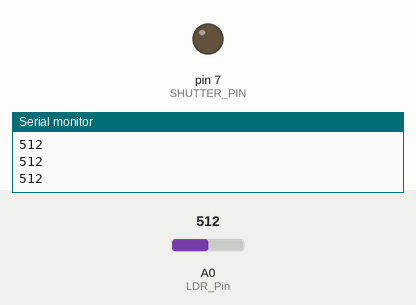
This sketch was run on a simulated Arduino Uno, built with avr-gcc and run on an emulated ATmega328P. On the bench: output pins drawn as LEDs (lit = HIGH), the last lines printed to the serial monitor. The test bench sets the inputs (shaded band); at power-on: A0 (LDR_Pin) = 512.

Above: at 1.2 s.
1.3 s: A0 (LDR_Pin) set to 671
2.8 s: A0 (LDR_Pin) set to 687
At 3.0 s:
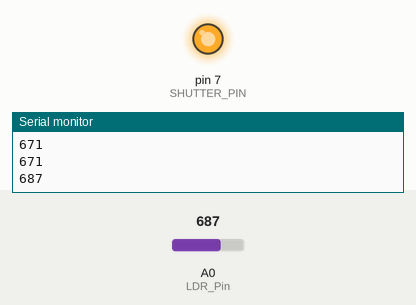
5.8 s: A0 (LDR_Pin) set to 670
At 6.7 s:
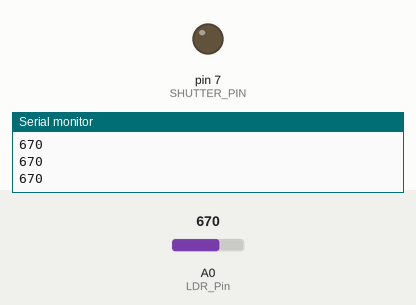
7.3 s: A0 (LDR_Pin) set to 690
At 7.5 s:
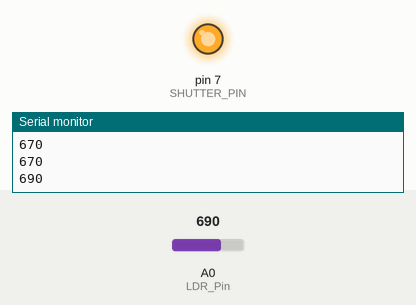
Timing chart, 0 to 10.3 s (numbered marks = the images above; inputs shaded):
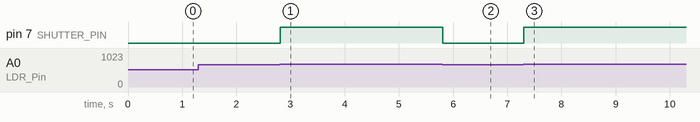

The sketch:

light_activated_trigger.ino
```cpp
#define SHUTTER_PIN 7


 int LDR_Pin = A0; //analog pin 0

void setup()

{
  pinMode(SHUTTER_PIN, OUTPUT);
  digitalWrite(SHUTTER_PIN, LOW);
   Serial.begin(9600);
}

void loop()
{   int LDRReading = analogRead(LDR_Pin);
 Serial.println(LDRReading);

      if(LDRReading>680)
        {
            digitalWrite(SHUTTER_PIN, HIGH); //trigger the camera
           delay(200); // hold the button down for .2 seconds
           digitalWrite(SHUTTER_PIN, LOW); //let off the shutter button
           } // wait 5 seconds


   }
```

Measured:
- the behaviour switches between 680 and 681 on A0 (LDR_Pin) (found by bisection; images 0 and 1)
- after the input at 2.8 s, pin 7 (SHUTTER_PIN): LOW → HIGH at once
- after the input at 5.8 s, pin 7 (SHUTTER_PIN): HIGH → LOW at once
- after the input at 7.3 s, pin 7 (SHUTTER_PIN): LOW → HIGH at once
